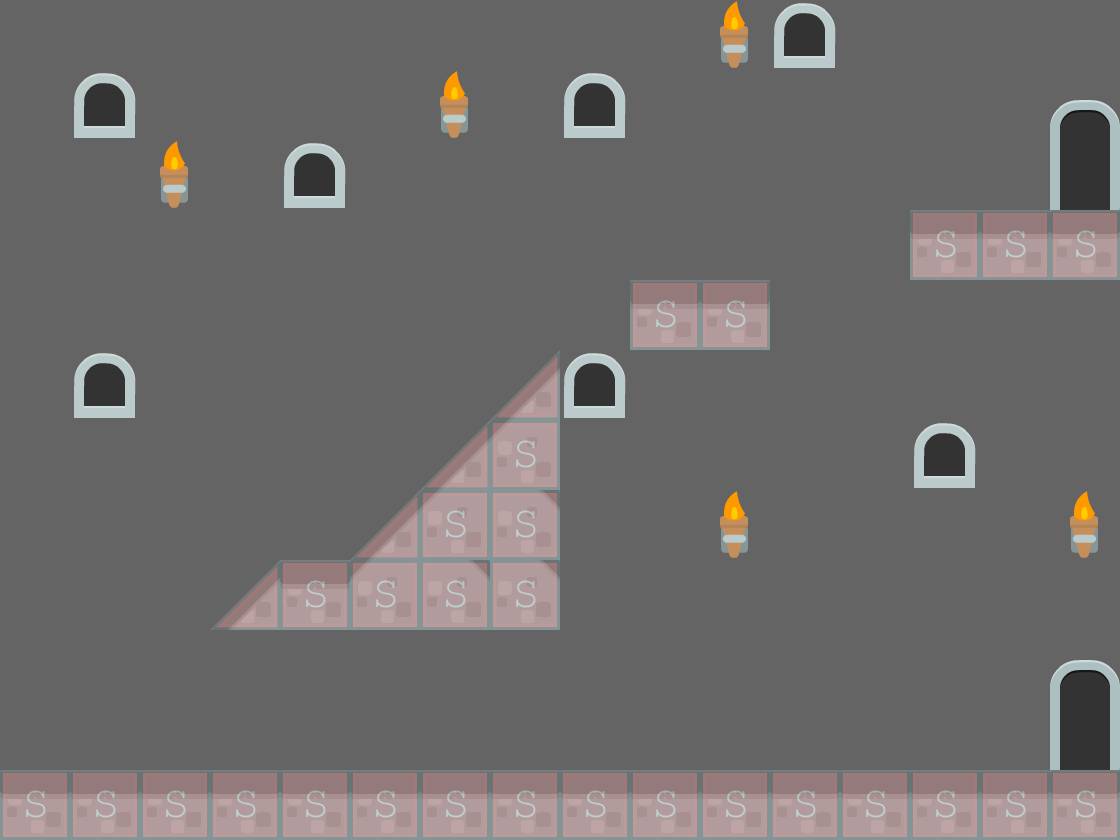

A level layout from a 2D game, rendered from its tile map. Below: a short description, then the map file with tile-grid data replaced by summaries:
An orthogonal 16x12 tile map with 70x70 px tiles, 2 tile layers (Background, collision), 3 tilesets and 5 objects (2x levelTrigger, 2x BadGuy, Mushroom).

<map version="1.0" orientation="orthogonal" renderorder="right-down" width="16" height="12" tilewidth="70" tileheight="70" backgroundcolor="#646464">
 <properties>
  <property name="type" value="solid" />
 </properties>
 <tileset firstgid="1" name="background-tiles" tilewidth="70" tileheight="70">
  <image source="../img/background-tiles.png" width="910" height="910" />
 </tileset>
 <tileset firstgid="170" name="meta-tiles" tilewidth="70" tileheight="70">
  <image source="../img/meta-tiles.png" width="350" height="70" />
  <tile id="1">
   <properties>
    <property name="type" value="lslope" />
   </properties>
  </tile>
  <tile id="4">
   <properties>
    <property name="type" value="solid" />
   </properties>
  </tile>
 </tileset>
 <tileset firstgid="175" name="slime-spritesheet" tilewidth="60" tileheight="28">
  <image source="../img/slime-spritesheet.png" width="180" height="28" />
 </tileset>
 <layer name="Background" width="16" height="12">
  <data>[192 cells, 48 non-empty, 8 distinct tile ids]</data>
 </layer>
 <layer name="collision" width="16" height="12" opacity="0.23">
  <properties>
   <property name="type" value="solid" />
  </properties>
  <data>[192 cells, 32 non-empty, 2 distinct tile ids]</data>
 </layer>
 <objectgroup name="trigger-entities">
  <object name="levelTrigger" x="1046" y="672" width="72" height="92">
   <properties>
    <property name="level" value="CollinLevel04" />
    <property name="xSpawn" value="0" />
    <property name="ySpawn" value="0" />
   </properties>
  </object>
  <object name="levelTrigger" x="1052" y="108" width="64" height="98">
   <properties>
    <property name="level" value="CollinBonusLevel01" />
    <property name="xSpawn" value="0" />
    <property name="ySpawn" value="0" />
   </properties>
  </object>
 </objectgroup>
 <objectgroup name="EnemyEntities">
  <object name="BadGuy" x="700" y="698" width="292" height="72" />
  <object name="BadGuy" x="634" y="210" width="136" height="66" />
 </objectgroup>
 <objectgroup name="CollectableEntities">
  <object name="Mushroom" x="70" y="704" width="76" height="68" />
 </objectgroup>
</map>
